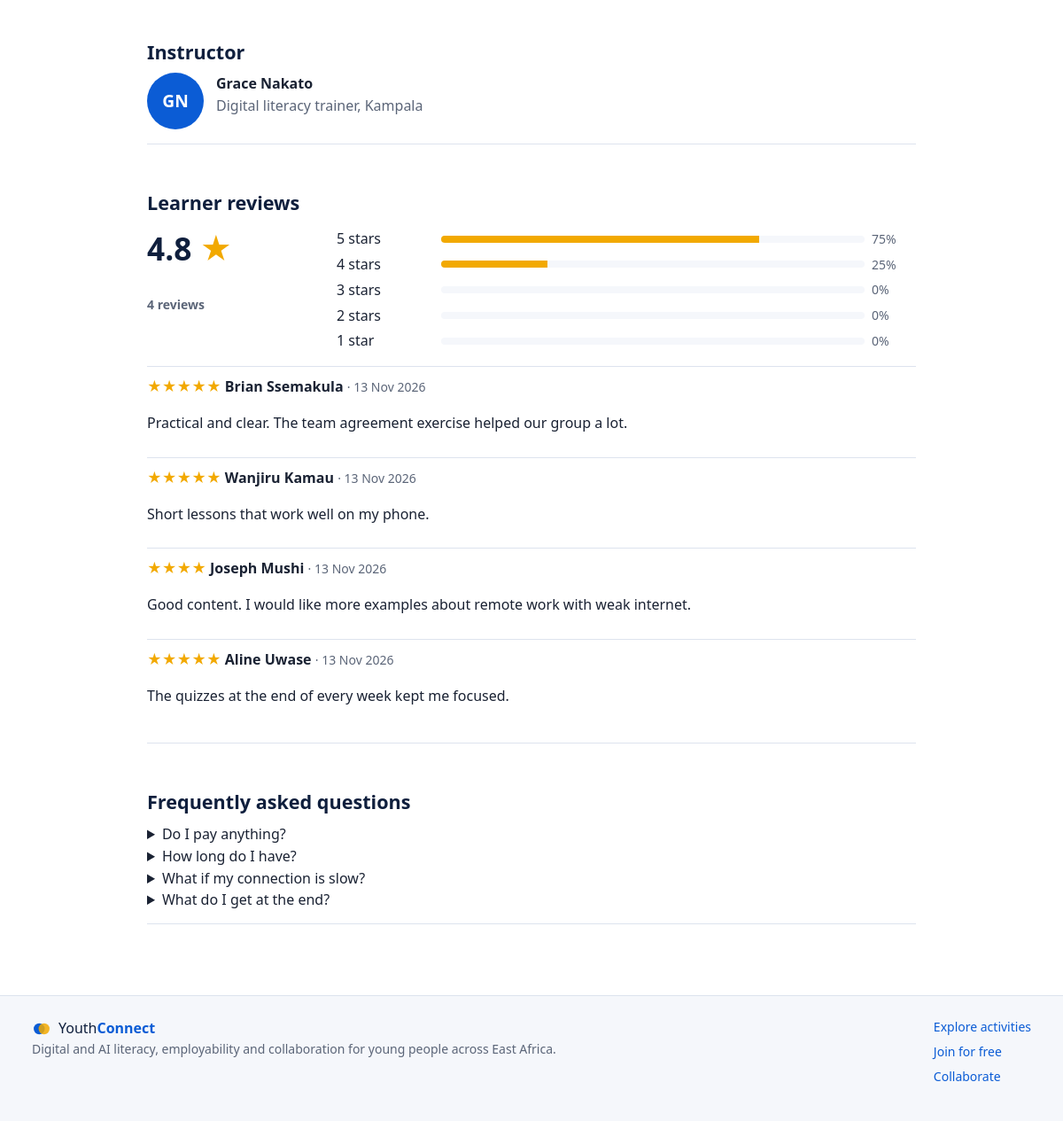
Page /course/teamwork-and-remote-collaboration (lower part) on the earlier database version.
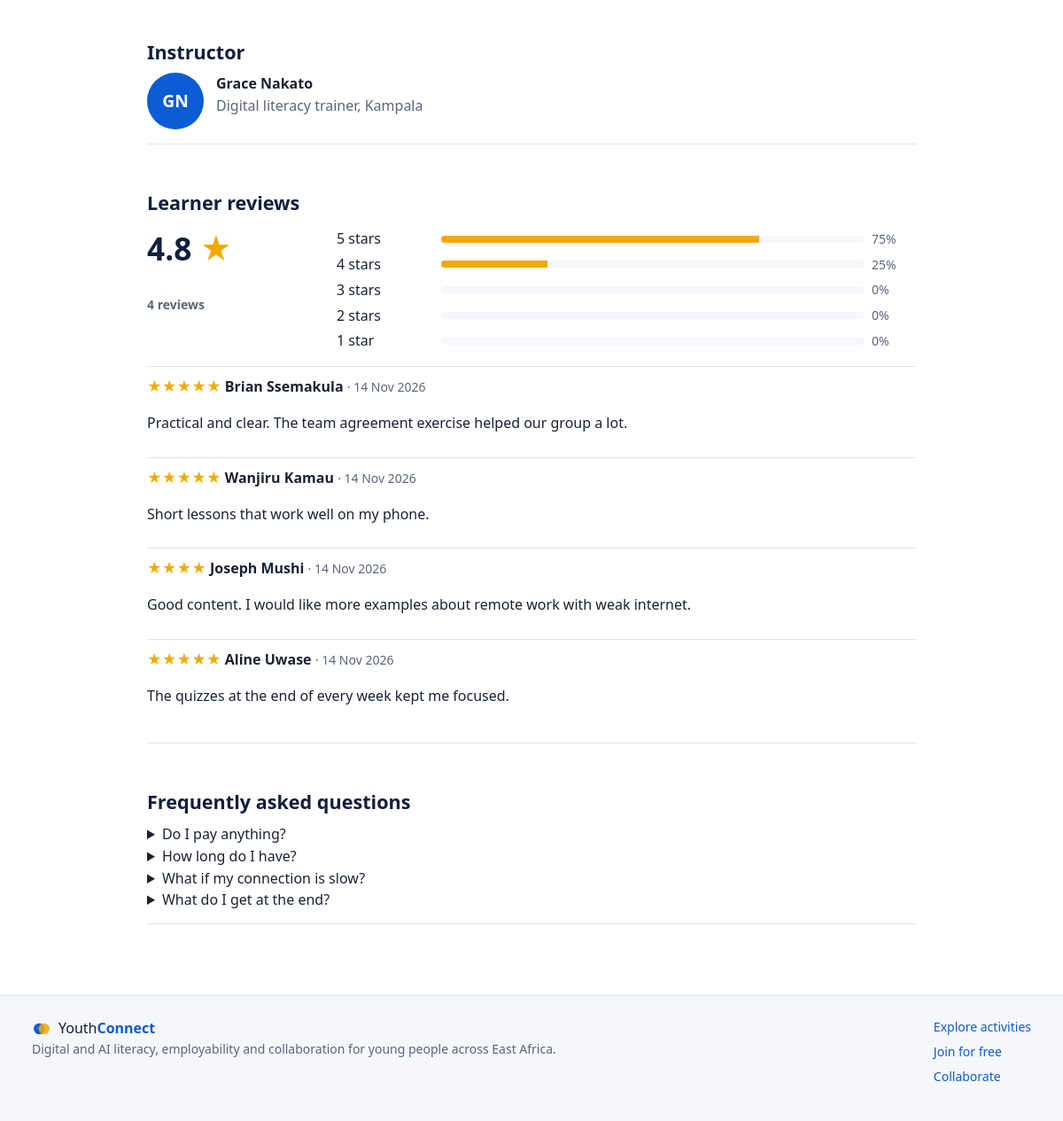
Same page on the later database version.
### tables this page shows
CREATE TABLE `reviews` (
  `id` int(10) unsigned NOT NULL AUTO_INCREMENT,
  `course_id` int(10) unsigned NOT NULL,
  `user_id` int(10) unsigned NOT NULL,
  `rating` tinyint(3) unsigned NOT NULL,
  `comment` varchar(600) DEFAULT NULL,
  `created_at` datetime NOT NULL DEFAULT current_timestamp(),
  PRIMARY KEY (`id`),
  UNIQUE KEY `uq_review` (`course_id`,`user_id`),
  KEY `fk_rev_user` (`user_id`),
  CONSTRAINT `fk_rev_course` FOREIGN KEY (`course_id`) REFERENCES `courses` (`id`) ON DELETE CASCADE,
  CONSTRAINT `fk_rev_user` FOREIGN KEY (`user_id`) REFERENCES `users` (`id`) ON DELETE CASCADE
);

CREATE TABLE `users` (
  `id` int(10) unsigned NOT NULL AUTO_INCREMENT,
  `name` varchar(120) NOT NULL,
  `email` varchar(190) NOT NULL,
  `password_hash` varchar(255) NOT NULL,
  `google_id` varchar(40) DEFAULT NULL,
  `role` enum('participant','facilitator','mentor','stakeholder','admin') NOT NULL DEFAULT 'participant',
  `status` enum('active','suspended') NOT NULL DEFAULT 'active',
  `level2_override` tinyint(1) NOT NULL DEFAULT 0,
  `created_at` datetime NOT NULL DEFAULT current_timestamp(),
  `last_login_at` datetime DEFAULT NULL,
  PRIMARY KEY (`id`),
  UNIQUE KEY `email` (`email`),
  UNIQUE KEY `google_id` (`google_id`),
  KEY `idx_role` (`role`)
);

### app/Core/Controller.php (called while the page is built, shortened)
<?php
abstract class Controller
{
    protected function view(string $view, array $data = [], int $status = 200): void
    {
        $data += ['title' => config('app.name')];
        View::render($view, $data);
    }
}

### app/Controllers/CourseController.php (called while the page is built, shortened)
<?php
class CourseController extends Controller
{
    public function show(string $slug): void
    {
        $course = Courses::bySlug($slug);
        $reviews = DB::all('SELECT r.rating, r.comment, r.created_at, u.name FROM reviews r JOIN users u ON u.id = r.user_id
                            WHERE r.course_id = ? ORDER BY r.created_at DESC LIMIT 5', [$course['id']]);
        $this->view('courses/show', compact('course', 'syllabus', 'stats', 'weeks', 'hours', 'enrollment', 'progress', 'dist', 'reviews', 'myReview', 'related')
            + ['title' => $course['title']]);
    }
}

### public/index.php (called while the page is built, shortened)
<?php
require __DIR__ . '/../app/bootstrap.php';
$router = new App\Core\Router();
$router->dispatch();

### app/Core/DB.php (called while the page is built, shortened)
<?php
class DB
{
    private static ?PDO $pdo = null;
    public static function pdo(): PDO
    {
        if (self::$pdo === null) {
            $c = config('db');
            $dsn = "mysql:host={$c['host']};port={$c['port']};dbname={$c['name']};charset=utf8mb4";
            $opts = [
                PDO::ATTR_ERRMODE            => PDO::ERRMODE_EXCEPTION,
                PDO::ATTR_DEFAULT_FETCH_MODE => PDO::FETCH_ASSOC,
                PDO::ATTR_EMULATE_PREPARES   => false,
            ];
            self::$pdo = new PDO($dsn, $c['user'], $c['pass'], $opts);
            self::$pdo->exec("SET time_zone = '" . date('P') . "'");
        }
        return self::$pdo;
    }
    public static function all(string $sql, array $p = []): array
    {
        $st = self::pdo()->prepare($sql);
        $st->execute($p);
        return $st->fetchAll();
    }
    public static function one(string $sql, array $p = []): ?array
    {
        $st = self::pdo()->prepare($sql);
        $st->execute($p);
        $r = $st->fetch();
        return $r === false ? null : $r;
    }
}

### app/Services/Courses.php (called while the page is built, shortened)
<?php
class Courses
{
    public static function bySlug(string $slug): ?array
    {
        return DB::one('SELECT c.*, cat.name AS category, cat.slug AS category_slug, u.name AS owner,
                p.headline AS owner_headline, p.bio AS owner_bio
            FROM courses c JOIN categories cat ON cat.id = c.category_id JOIN users u ON u.id = c.owner_id
            LEFT JOIN profiles p ON p.user_id = u.id WHERE c.slug = ?', [$slug]);
    }
}

### app/bootstrap.php (called while the page is built, shortened)
<?php
spl_autoload_register(function (string $class) {
    $prefix = 'App\\';
    $file = BASE_PATH . '/app/' . str_replace('\\', '/', substr($class, strlen($prefix))) . '.php';
});
require BASE_PATH . '/app/helpers.php';

### app/helpers.php (called while the page is built, shortened)
<?php
function e($v): string
{
    return htmlspecialchars((string)$v, ENT_QUOTES | ENT_SUBSTITUTE, 'UTF-8');
}
function initials(string $name): string
{
    $parts = preg_split('/\s+/', trim($name));
    $i = strtoupper(substr($parts[0] ?? '?', 0, 1) . (count($parts) > 1 ? substr(end($parts), 0, 1) : ''));
    return $i;
}
function stars(float $r): string
{
    return number_format($r, 1);
}

### app/Views/courses/show.php (the view, shortened to what the changed rows need)
<?php
$totalReviews = max(1, array_sum($dist));
?>
<div class="container course-body">
  <section id="instructor" class="block">
    <h2>Instructor</h2>
    <div class="person">
      <span class="avatar avatar-lg"><?= e(initials($course['owner'])) ?></span>
      <div><strong><?= e($course['owner']) ?></strong><p class="muted"><?= e($course['owner_headline'] ?: 'Programme facilitator') ?></p><?php if ($course['owner_bio']): ?><p><?= e($course['owner_bio']) ?></p><?php endif; ?></div>
    </div>
  </section>
  <section id="reviews" class="block">
    <h2>Learner reviews</h2>
    <?php if ($stats['reviews']): ?>
      <div class="reviews-head">
        <div class="big"><?= e(stars($stats['rating'])) ?><span class="star"> ★</span><br><span class="muted small"><?= number_format($stats['reviews']) ?> reviews</span></div>
        <ul class="dist">
          <?php for ($s = 5; $s >= 1; $s--): $pct = round($dist[$s] * 100 / $totalReviews); ?>
            <li><span><?= $s ?> star<?= $s == 1 ? '' : 's' ?></span><span class="bar"><i style="width:<?= $pct ?>%"></i></span><span class="muted small"><?= $pct ?>%</span></li>
          <?php endfor; ?>
        </ul>
      </div>
      <?php foreach ($reviews as $r): ?>
        <article class="review"><p><span class="star"><?= str_repeat('★', (int)$r['rating']) ?></span> <strong><?= e($r['name']) ?></strong> <span class="muted small">· <?= e(date('j M Y', strtotime($r['created_at']))) ?></span></p>
        <?php if ($r['comment']): ?><p><?= e($r['comment']) ?></p><?php endif; ?></article>
      <?php endforeach; ?>
    <?php else: ?><p class="muted">No reviews yet. Be the first after you start learning.</p><?php endif; ?>
  </section>
  <section id="faq" class="block narrow-left">
    <h2>Frequently asked questions</h2>
    <details><summary>Do I pay anything?</summary><p>No. Courses on YouthConnect are free for programme participants, including the certificate.</p></details>
    <details><summary>How long do I have?</summary></details>
    <details><summary>What if my connection is slow?</summary></details>
    <details><summary>What do I get at the end?</summary><p>A verifiable certificate, and eligibility to join Level Two collaborative projects.</p></details>
  </section>
</div>

### app/Core/Router.php (shortened to what the changed rows need)
<?php
class Router
{
    private array $routes = [];
    private function add(string $method, string $pattern, array $handler, array $mw): void
    {
        $regex = preg_replace_callback('#\{(\w+)\}#', function ($m) {
            return $m[1] === 'id' || substr($m[1], -2) === 'Id' ? '(?P<' . $m[1] . '>\d+)' : '(?P<' . $m[1] . '>[A-Za-z0-9_-]+)';
        }, $pattern);
        $this->routes[] = [$method, '#^' . $regex . '$#', $handler, $mw];
    }
    public function dispatch(): void
    {
        $path = Request::path();
        foreach ($this->routes as [$m, $regex, $handler, $mw]) {
            if (!preg_match($regex, $path, $matches)) continue;
            $params = array_filter($matches, 'is_string', ARRAY_FILTER_USE_KEY);
            [$class, $action] = $handler;
            $controller = new $class();
            $controller->$action(...array_values($params));
            return;
        }
    }
}

Differences in the rows shown:
changed reviews "Practical and clear. The team agreement exercise helped our group a lot.": created_at "13 Nov 2026" → "14 Nov 2026"
changed reviews "Short lessons that work well on my phone.": created_at "13 Nov 2026" → "14 Nov 2026"
changed reviews "Good content. I would like more examples about remote work with weak internet.": created_at "13 Nov 2026" → "14 Nov 2026"
changed reviews "The quizzes at the end of every week kept me focused.": created_at "13 Nov 2026" → "14 Nov 2026"
